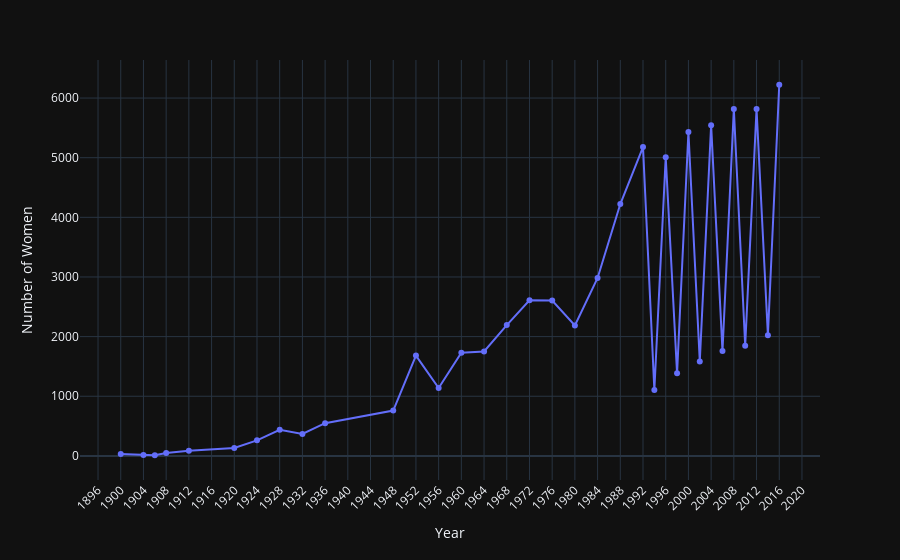

Write notebook code for a chart like this one.
### Markdown cell above
**TASK FOR YOU**:

### Code cell
women_participation = olympics[olympics["Sex"] == "F"].groupby(by=["Year"], as_index=False).count()
fig = px.line(
    women_participation, 
    y="Sex", 
    x="Year", 
    labels={
        "Sex": "Number of Women"
    },
    height=600,
    markers=True
)
fig.layout.template = "plotly_dark"
fig.update_layout(
    xaxis = dict(
        tickmode = 'linear',
        dtick = 4
    )
)
fig.update_xaxes(
    tickangle = -45,
)
fig.show()

### Figure 1 — Plotly figure (JSON) as saved in the notebook; plotly's stock layout.template omitted (floating-point values rounded to 4 significant figures)
{"data": [{"hovertemplate": "Year=%{x}<br>Number of Women=%{y}<extra></extra>", "legendgroup": "", "line": {"color": "#636efa", "dash": "solid"}, "marker": {"symbol": "circle"}, "mode": "lines+markers", "name": "", "orientation": "v", "showlegend": false, "type": "scatter", "x": [1900, 1904, 1906, 1908, 1912, 1920, 1924, 1928, 1932, 1936, 1948, 1952, 1956, 1960, 1964, 1968, 1972, 1976, 1980, 1984, 1988, 1992, 1994, 1996, 1998, 2000, 2002, 2004, 2006, 2008, 2010, 2012, 2014, 2016], "xaxis": "x", "y": [33, 16, 11, 47, 87, 134, 261, 437, 369, 549, 761, 1682, 1139, 1730, 1752, 2193, 2608, 2606, 2186, 2983, 4223, 5178, 1105, 5008, 1384, 5431, 1582, 5546, 1757, 5816, 1847, 5815, 2023, 6223], "yaxis": "y"}], "layout": {"autosize": true, "legend": {"tracegroupgap": 0}, "margin": {"t": 60}, "xaxis": {"anchor": "y", "autorange": true, "domain": [0, 1], "dtick": 4, "range": [1893.0, 2023.0], "tickangle": -45, "tickmode": "linear", "title": {"text": "Year"}, "type": "linear"}, "yaxis": {"anchor": "x", "autorange": true, "domain": [0, 1], "range": [-397.8, 6632.0], "title": {"text": "Number of Women"}, "type": "linear"}}}
